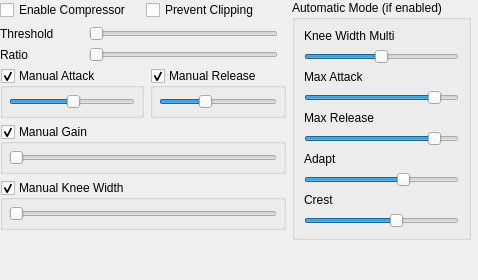
            <widget class="QWidget" name="tabhostPage5">
             <layout class="QHBoxLayout" name="horizontalLayout_17">
              <property name="leftMargin">
               <number>0</number>
              </property>
              <property name="topMargin">
               <number>0</number>
              </property>
              <property name="rightMargin">
               <number>0</number>
              </property>
              <property name="bottomMargin">
               <number>0</number>
              </property>
              <item>
               <layout class="QVBoxLayout" name="compressor_lay">
                <property name="rightMargin">
                 <number>0</number>
                </property>
                <item>
                 <layout class="QHBoxLayout" name="horizontalLayout_16">
                  <item>
                   <widget class="QCheckBox" name="enable_comp">
                    <property name="text">
                     <string>Enable Compressor</string>
                    </property>
                   </widget>
                  </item>
                  <item>
                   <widget class="QCheckBox" name="noclip">
                    <property name="text">
                     <string>Prevent Clipping</string>
                    </property>
                    <property name="checked">
                     <bool>false</bool>
                    </property>
                   </widget>
                  </item>
                 </layout>
                </item>
                <item>
                 <layout class="QFormLayout" name="formLayout_11">
                  <property name="horizontalSpacing">
                   <number>35</number>
                  </property>
                  <property name="rightMargin">
                   <number>8</number>
                  </property>
                  <item row="1" column="1">
                   <widget class="QAnimatedSlider" name="comp_ratio">
                    <property name="minimumSize">
                     <size>
                      <width>0</width>
                      <height>14</height>
                     </size>
                    </property>
                    <property name="maximum">
                     <number>100</number>
                    </property>
                    <property name="orientation">
                     <enum>Qt::Horizontal</enum>
                    </property>
                    <property name="tickPosition">
                     <enum>QSlider::NoTicks</enum>
                    </property>
                   </widget>
                  </item>
                  <item row="1" column="0">
                   <widget class="QLabel" name="comp_ratio_label">
                    <property name="text">
                     <string>Ratio</string>
                    </property>
                   </widget>
                  </item>
                  <item row="0" column="1">
                   <widget class="QAnimatedSlider" name="comp_thres">
                    <property name="sizePolicy">
                     <sizepolicy hsizetype="Expanding" vsizetype="Fixed">
                      <horstretch>0</horstretch>
                      <verstretch>0</verstretch>
                     </sizepolicy>
                    </property>
                    <property name="minimumSize">
                     <size>
                      <width>0</width>
                      <height>14</height>
                     </size>
                    </property>
                    <property name="maximum">
                     <number>100</number>
                    </property>
                    <property name="orientation">
                     <enum>Qt::Horizontal</enum>
                    </property>
                    <property name="tickPosition">
                     <enum>QSlider::NoTicks</enum>
                    </property>
                   </widget>
                  </item>
                  <item row="0" column="0">
                   <widget class="QLabel" name="comp_thres_label">
                    <property name="text">
                     <string>Threshold</string>
                    </property>
                   </widget>
                  </item>
                 </layout>
                </item>
                <item>
                 <layout class="QHBoxLayout" name="horizontalLayout_18">
                  <item>
                   <widget class="QGroupBox" name="m_attack">
                    <property name="sizePolicy">
                     <sizepolicy hsizetype="Preferred" vsizetype="Preferred">
                      <horstretch>0</horstretch>
                      <verstretch>0</verstretch>
                     </sizepolicy>
                    </property>
                    <property name="minimumSize">
                     <size>
                      <width>144</width>
                      <height>0</height>
                     </size>
                    </property>
                    <property name="title">
                     <string>Manual Attack</string>
                    </property>
                    <property name="flat">
                     <bool>false</bool>
                    </property>
                    <property name="checkable">
                     <bool>true</bool>
                    </property>
                    <layout class="QVBoxLayout" name="verticalLayout_26">
                     <property name="leftMargin">
                      <number>6</number>
                     </property>
                     <property name="topMargin">
                      <number>6</number>
                     </property>
                     <property name="rightMargin">
                      <number>6</number>
                     </property>
                     <property name="bottomMargin">
                      <number>6</number>
                     </property>
                     <item>
                      <widget class="QAnimatedSlider" name="compattack">
                       <property name="minimumSize">
                        <size>
                         <width>0</width>
                         <height>14</height>
                        </size>
                       </property>
                       <property name="maximum">
                        <number>100</number>
                       </property>
                       <property name="value">
                        <number>51</number>
                       </property>
                       <property name="orientation">
                        <enum>Qt::Horizontal</enum>
                       </property>
                       <property name="tickPosition">
                        <enum>QSlider::NoTicks</enum>
                       </property>
                      </widget>
                     </item>
                    </layout>
                   </widget>
                  </item>
                  <item>
                   <widget class="QGroupBox" name="m_release">
                    <property name="title">
                     <string>Manual Release</string>
                    </property>
                    <property name="flat">
                     <bool>false</bool>
                    </property>
                    <property name="checkable">
                     <bool>true</bool>
                    </property>
                    <layout class="QVBoxLayout" name="verticalLayout_27">
                     <property name="leftMargin">
                      <number>6</number>
                     </property>
                     <property name="topMargin">
                      <number>6</number>
                     </property>
                     <property name="rightMargin">
                      <number>6</number>
                     </property>
                     <property name="bottomMargin">
                      <number>6</number>
                     </property>
                     <item>
                      <widget class="QAnimatedSlider" name="comprelease">
                       <property name="minimumSize">
                        <size>
                         <width>0</width>
                         <height>14</height>
                        </size>
                       </property>
                       <property name="maximum">
                        <number>100</number>
                       </property>
                       <property name="value">
                        <number>38</number>
                       </property>
                       <property name="orientation">
                        <enum>Qt::Horizontal</enum>
                       </property>
                       <property name="tickPosition">
                        <enum>QSlider::NoTicks</enum>
                       </property>
                      </widget>
                     </item>
                    </layout>
                   </widget>
                  </item>
                 </layout>
                </item>
                <item>
                 <widget class="QGroupBox" name="m_gain">
                  <property name="sizePolicy">
                   <sizepolicy hsizetype="Preferred" vsizetype="Preferred">
                    <horstretch>0</horstretch>
                    <verstretch>0</verstretch>
                   </sizepolicy>
                  </property>
                  <property name="minimumSize">
                   <size>
                    <width>144</width>
                    <height>0</height>
                   </size>
                  </property>
                  <property name="title">
                   <string>Manual Gain</string>
                  </property>
                  <property name="flat">
                   <bool>false</bool>
                  </property>
                  <property name="checkable">
                   <bool>true</bool>
                  </property>
                  <layout class="QVBoxLayout" name="verticalLayout_29">
                   <property name="leftMargin">
                    <number>6</number>
                   </property>
                   <property name="topMargin">
                    <number>6</number>
                   </property>
                   <property name="rightMargin">
                    <number>6</number>
                   </property>
                   <property name="bottomMargin">
                    <number>6</number>
                   </property>
                   <item>
                    <widget class="QAnimatedSlider" name="compgain">
                     <property name="minimumSize">
                      <size>
                       <width>0</width>
                       <height>14</height>
                      </size>
                     </property>
                     <property name="maximum">
                      <number>100</number>
                     </property>
                     <property name="orientation">
                      <enum>Qt::Horizontal</enum>
                     </property>
                     <property name="tickPosition">
                      <enum>QSlider::NoTicks</enum>
                     </property>
                    </widget>
                   </item>
                  </layout>
                 </widget>
                </item>
                <item>
                 <widget class="QGroupBox" name="m_width">
                  <property name="title">
                   <string>Manual Knee Width</string>
                  </property>
                  <property name="flat">
                   <bool>false</bool>
                  </property>
                  <property name="checkable">
                   <bool>true</bool>
                  </property>
                  <layout class="QVBoxLayout" name="verticalLayout_28">
                   <property name="leftMargin">
                    <number>6</number>
                   </property>
                   <property name="topMargin">
                    <number>6</number>
                   </property>
                   <property name="rightMargin">
                    <number>6</number>
                   </property>
                   <property name="bottomMargin">
                    <number>6</number>
                   </property>
                   <item>
                    <widget class="QAnimatedSlider" name="compwidth">
                     <property name="minimumSize">
                      <size>
                       <width>0</width>
                       <height>14</height>
                      </size>
                     </property>
                     <property name="maximum">
                      <number>100</number>
                     </property>
                     <property name="orientation">
                      <enum>Qt::Horizontal</enum>
                     </property>
                     <property name="tickPosition">
                      <enum>QSlider::NoTicks</enum>
                     </property>
                    </widget>
                   </item>
                  </layout>
                 </widget>
                </item>
                <item>
                 <spacer name="verticalSpacer_13">
                  <property name="orientation">
                   <enum>Qt::Vertical</enum>
                  </property>
                  <property name="sizeHint" stdset="0">
                   <size>
                    <width>20</width>
                    <height>40</height>
                   </size>
                  </property>
                 </spacer>
                </item>
               </layout>
              </item>
              <item>
               <layout class="QVBoxLayout" name="compressor2_lay">
                <property name="rightMargin">
                 <number>7</number>
                </property>
                <item>
                 <widget class="QGroupBox" name="groupBox_5">
                  <property name="maximumSize">
                   <size>
                    <width>16777215</width>
                    <height>16777215</height>
                   </size>
                  </property>
                  <property name="title">
                   <string>Automatic Mode (if enabled)</string>
                  </property>
                  <property name="flat">
                   <bool>false</bool>
                  </property>
                  <property name="checkable">
                   <bool>false</bool>
                  </property>
                  <layout class="QVBoxLayout" name="verticalLayout_30">
                   <item>
                    <widget class="QLabel" name="a_kneewidth_label">
                     <property name="text">
                      <string>Knee Width Multi</string>
                     </property>
                    </widget>
                   </item>
                   <item>
                    <widget class="QAnimatedSlider" name="a_kneewidth">
                     <property name="minimumSize">
                      <size>
                       <width>0</width>
                       <height>14</height>
                      </size>
                     </property>
                     <property name="maximum">
                      <number>100</number>
                     </property>
                     <property name="value">
                      <number>50</number>
                     </property>
                     <property name="orientation">
                      <enum>Qt::Horizontal</enum>
                     </property>
                     <property name="tickPosition">
                      <enum>QSlider::NoTicks</enum>
                     </property>
                    </widget>
                   </item>
                   <item>
                    <widget class="QLabel" name="a_maxatk_label">
                     <property name="text">
                      <string>Max Attack</string>
                     </property>
                    </widget>
                   </item>
                   <item>
                    <widget class="QAnimatedSlider" name="a_maxatk">
                     <property name="minimumSize">
                      <size>
                       <width>0</width>
                       <height>14</height>
                      </size>
                     </property>
                     <property name="maximum">
                      <number>100</number>
                     </property>
                     <property name="value">
                      <number>88</number>
                     </property>
                     <property name="orientation">
                      <enum>Qt::Horizontal</enum>
                     </property>
                     <property name="tickPosition">
                      <enum>QSlider::NoTicks</enum>
                     </property>
                    </widget>
                   </item>
                   <item>
                    <widget class="QLabel" name="a_maxrel_label">
                     <property name="text">
                      <string>Max Release</string>
                     </property>
                    </widget>
                   </item>
                   <item>
                    <widget class="QAnimatedSlider" name="a_maxrel">
                     <property name="minimumSize">
                      <size>
                       <width>0</width>
                       <height>14</height>
                      </size>
                     </property>
                     <property name="maximum">
                      <number>100</number>
                     </property>
                     <property name="value">
                      <number>88</number>
                     </property>
                     <property name="orientation">
                      <enum>Qt::Horizontal</enum>
                     </property>
                     <property name="tickPosition">
                      <enum>QSlider::NoTicks</enum>
                     </property>
                    </widget>
                   </item>
                   <item>
                    <widget class="QLabel" name="a_adapt_label">
                     <property name="text">
                      <string>Adapt</string>
                     </property>
                    </widget>
                   </item>
                   <item>
                    <widget class="QAnimatedSlider" name="a_adapt">
                     <property name="minimumSize">
                      <size>
                       <width>0</width>
                       <height>14</height>
                      </size>
                     </property>
                     <property name="maximum">
                      <number>100</number>
                     </property>
                     <property name="value">
                      <number>66</number>
                     </property>
                     <property name="orientation">
                      <enum>Qt::Horizontal</enum>
                     </property>
                     <property name="tickPosition">
                      <enum>QSlider::NoTicks</enum>
                     </property>
                    </widget>
                   </item>
                   <item>
                    <widget class="QLabel" name="a_crest_label">
                     <property name="text">
                      <string>Crest</string>
                     </property>
                    </widget>
                   </item>
                   <item>
                    <widget class="QAnimatedSlider" name="a_crest">
                     <property name="minimumSize">
                      <size>
                       <width>0</width>
                       <height>14</height>
                      </size>
                     </property>
                     <property name="maximum">
                      <number>100</number>
                     </property>
                     <property name="value">
                      <number>61</number>
                     </property>
                     <property name="orientation">
                      <enum>Qt::Horizontal</enum>
                     </property>
                     <property name="tickPosition">
                      <enum>QSlider::NoTicks</enum>
                     </property>
                    </widget>
                   </item>
                  </layout>
                 </widget>
                </item>
                <item>
                 <spacer name="verticalSpacer_12">
                  <property name="orientation">
                   <enum>Qt::Vertical</enum>
                  </property>
                  <property name="sizeHint" stdset="0">
                   <size>
                    <width>20</width>
                    <height>40</height>
                   </size>
                  </property>
                 </spacer>
                </item>
               </layout>
              </item>
             </layout>
            </widget>
